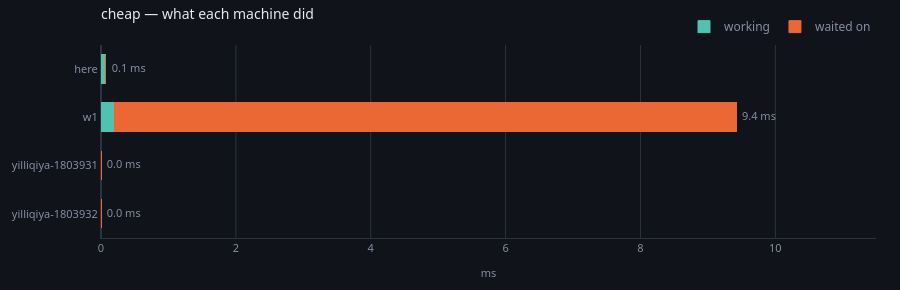

Notebook code for this chart:
### Markdown cell above
## The column that only exists up here

`waiting_us` is the round trip **minus** what actually ran over there: the wire,
the queue and the codec. Neither half of that subtraction belongs to a node,
which is why no per-node view can produce it and why this one is worth drawing.

It is the answer to *was sending it worth it*, and the answer is usually obvious
the moment it is a picture.

### Code cell
machines(store, run="cheap")

### Figure 1 — Plotly figure (JSON) as saved in the notebook; plotly's stock layout.template omitted (floating-point values rounded to 4 significant figures)
{"data": [{"customdata": [[0, 0, "—", "10% busy of 20 · 33% memory · up 3s"], [0, 0, "—", "10% busy of 20 · 33% memory · up 3s"], [4, 4, "b", "10% busy of 20 · 33% memory · up 3s"], [0, 4, "a", "said nothing about itself"]], "hovertemplate": "<b>%{y}</b> — working<br>%{x:.1f} ms<br>%{customdata[0]} slices, %{customdata[1]} runs<br>%{customdata[2]}<br>%{customdata[3]}<extra></extra>", "marker": {"color": "#4fc3b0", "line": {"color": "#4fc3b0", "width": 1.0}}, "name": "working", "orientation": "h", "type": "bar", "x": [0.0, 0.0, 0.203, 0.074], "y": ["yilliqiya-1803932", "yilliqiya-1803931", "w1", "here"]}, {"customdata": [[0, 0, "—", "10% busy of 20 · 33% memory · up 3s"], [0, 0, "—", "10% busy of 20 · 33% memory · up 3s"], [4, 4, "b", "10% busy of 20 · 33% memory · up 3s"], [0, 4, "a", "said nothing about itself"]], "hovertemplate": "<b>%{y}</b> — waited on<br>%{x:.1f} ms<br>%{customdata[0]} slices, %{customdata[1]} runs<br>%{customdata[2]}<br>%{customdata[3]}<extra></extra>", "marker": {"color": "#eb6834", "line": {"color": "#eb6834", "width": 1.0}}, "name": "waited on", "orientation": "h", "type": "bar", "x": [0.0, 0.0, 9.217, 0.0], "y": ["yilliqiya-1803932", "yilliqiya-1803931", "w1", "here"]}, {"cliponaxis": false, "hoverinfo": "skip", "mode": "text", "showlegend": false, "text": ["  0.0 ms", "  0.0 ms", "  9.4 ms", "  0.1 ms"], "textfont": {"color": "#868ea3", "size": 11}, "textposition": "middle right", "type": "scatter", "x": [0.0, 0.0, 9.42, 0.074], "y": ["yilliqiya-1803932", "yilliqiya-1803931", "w1", "here"]}], "layout": {"bargap": 0.4, "barmode": "stack", "font": {"color": "#e7e9ef", "family": "system-ui, -apple-system, Segoe UI, Roboto, sans-serif", "size": 12}, "height": 290, "hoverlabel": {"align": "left", "bgcolor": "#1a1e28", "bordercolor": "#2c3242", "font": {"color": "#e7e9ef", "family": "system-ui, -apple-system, Segoe UI, Roboto, sans-serif"}}, "legend": {"bgcolor": "rgba(0,0,0,0)", "font": {"color": "#868ea3"}, "orientation": "h", "traceorder": "normal", "x": 1, "xanchor": "right", "y": 1.02, "yanchor": "bottom"}, "margin": {"b": 44, "l": 56, "r": 24, "t": 44}, "paper_bgcolor": "#101319", "plot_bgcolor": "#101319", "title": {"font": {"size": 14}, "text": "cheap — what each machine did", "x": 0, "xanchor": "left", "xref": "paper", "y": 0.97, "yanchor": "top"}, "xaxis": {"gridcolor": "#2c3242", "linecolor": "#2c3242", "range": [0, 11.49], "tickfont": {"color": "#868ea3", "size": 11}, "title": {"font": {"color": "#868ea3", "size": 11}, "text": "ms"}, "zerolinecolor": "#2c3242"}, "yaxis": {"automargin": true, "gridcolor": "#2c3242", "linecolor": "#2c3242", "showgrid": false, "tickfont": {"color": "#868ea3", "size": 11}, "title": {"font": {"color": "#868ea3", "size": 11}}, "zerolinecolor": "#2c3242"}}}
